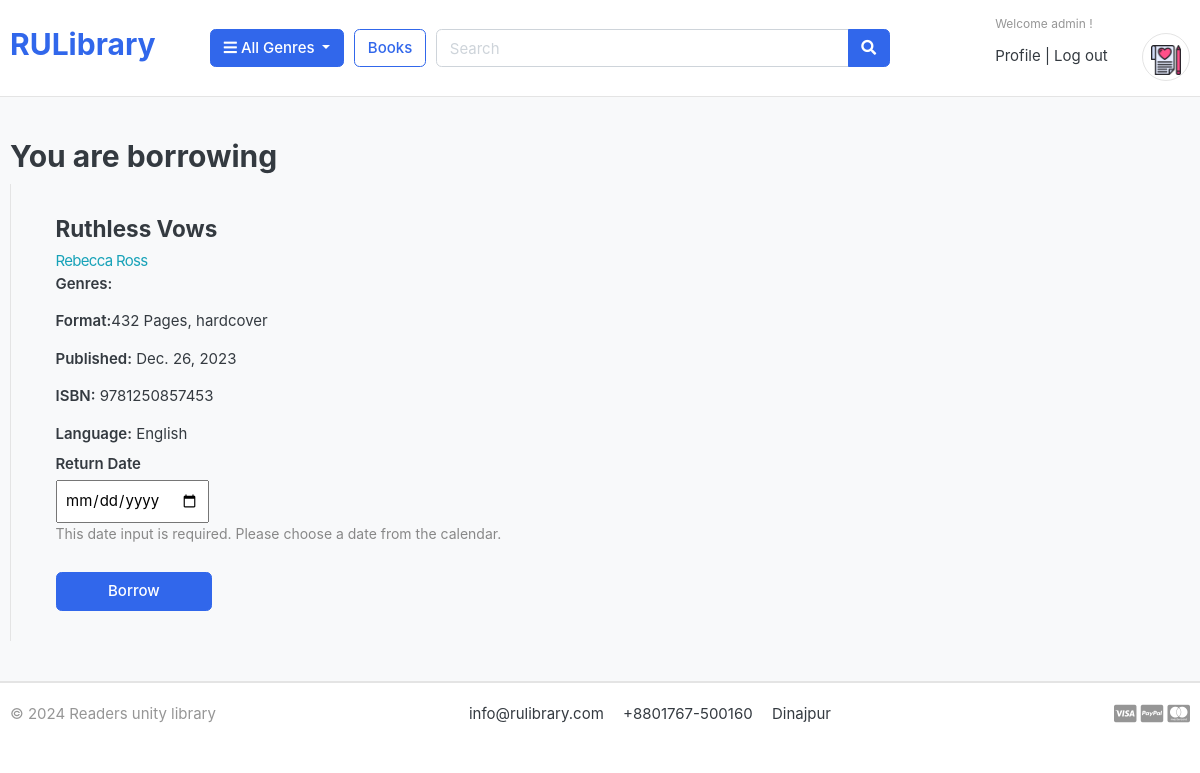
/borrow/1/ (signed in), run on the app's committed database.
### book/models.py (models this page shows, shortened)
class BookModel(models.Model):
    title=models.CharField(max_length=100)
    slug=models.SlugField(max_length=150,unique=True)
    author=models.CharField(max_length=100)
    description=models.TextField()
    image=models.ImageField(upload_to='images/books')
    isbn=models.CharField(max_length=50)
    genre=models.ManyToManyField(GenreModel)
    stock=models.IntegerField()
    availability=models.BooleanField(default=True)
    publication_date=models.DateField()
    total_page=models.IntegerField()
    cover=models.CharField(max_length=50,choices=[('paperback','Paper Back'),('hardcover','Hard Cover')])
    language=models.CharField(max_length=50)
    def __str__(self):
        return f'{self.title} - {self.author}'

### borrow/views.py (the view, shortened to what this page needs)
# urls.py: path('borrow/',include('borrow.urls')),
def borrow(request,book_id):
    if request.user.is_authenticated:
        book=BookModel.objects.get(id=book_id)
        user=request.user
        model_filter=BorrowModel.objects.filter(user=user)
        for item in model_filter:
            if item.book==book:
                return redirect('multiple_try_book')
        print('printing book',book,book.stock)
        return render(request,'borrow_confirmation.html',{'book':book})
    else:
        return redirect('guest')

### borrow/templates/borrow_confirmation.html (shortened to what this page needs)
{% extends 'base.html' %}
{% block body%}
<section class="section-content padding-y bg">
  <div class="container">
    <div>
      <h2>You are borrowing</h2>
    </div>
    <main class="col-md-6 border-left">
      <article class="content-body">
      <h4 class="title"> {{book.title}}</h4>
      <div class="price-wrap mt-2">
          <p class="text-info">{{book.author}}</p>
      </div>
      <div>
          <p>
              <span class="font-weight-bold">Genres:</span>
          </p>
          <p><span class="font-weight-bold">Format:</span><span>{{book.total_page}} Pages, </span> <span>{{book.cover}} </span></p>
          <p><span class="font-weight-bold">Published:</span> {{book.publication_date}}</p>
          <p><span class="font-weight-bold">ISBN:</span> {{book.isbn}}</p>
          <p><span class="font-weight-bold">Language:</span> {{book.language}}</p>
      </div>
      <div>
        <form action="" method='post'>
            <div class="py-2">
              <label class="font-weight-bold">Return Date</label>
              <br/>
              <input class="p-2" type="date" name="return_date" required>
              <p style="font-size: 14px; color: #888;">
                This date input is required. Please choose a date from the calendar.
              </p>
            </div>
            <div style="margin-top: 20px;">
              <div class="col-md-4 " style="padding-left:0">
                  <button type="submit" class="btn btn-primary btn-block p-2">
                    Borrow
                  </button>
              </div>
          </div>
        </form>
      </div>
      </article>
      </main>
  </div>
</section>
{% endblock%}

### templates/base.html (shortened to what this page needs)
<!DOCTYPE HTML>
{% load static %}
<html lang="en">
<head>
<link href="{% static 'css/bootstrap.css'%}" rel="stylesheet" type="text/css"/>
<link href="{% static 'fonts/fontawesome/css/all.min.css'%}" type="text/css" rel="stylesheet">
<link href="{% static 'css/ui.css'%}" rel="stylesheet" type="text/css"/>
<link href="{% static 'css/responsive.css'%}" rel="stylesheet" media="only screen and (max-width: 1200px)" />
</head>
<body>
<header class="section-header">
    <section class="header-main border-bottom">
        <div class="container">
        <div class="row align-items-center">
        <div class="col-lg-2 col-md-3 col-6">
            <a href="{% url 'home'%}" class="brand-wrap">
                <h2>RULibrary</h2>
            </a>
        </div>
        <div class="col-lg col-sm col-md col-6 flex-grow-0">
            <div class="category-wrap dropdown d-inline-block float-right">
                <button type="button" class="btn btn-primary dropdown-toggle" data-toggle="dropdown">
                    <i class="fa fa-bars"></i> All Genres
                </button>
            </div>
        </div>
        <a href="{% url 'book'%}" class="btn btn-outline-primary">Books</a>
        <div class="col-lg  col-md-6 col-sm-12 col">
            <form method='post' action="#" class="search">
                <div class="input-group w-100">
                    <input type="text" class="form-control " style="width:60%;" placeholder="Search" name='search_field' required>
                    <div class="input-group-append">
                    <button class="btn btn-primary" type="submit">
                        <i class="fa fa-search"></i>
                    </button>
                    </div>
                </div>
            </form>
        </div>
        <div class="col-lg-3 col-sm-6 col-8 order-2 order-lg-3">
                    <div class="d-flex justify-content-end mb-3 mb-lg-0">
                        <div class="widget-header">
                            <small class="title text-muted">
                                Welcome {% if request.user.is_authenticated%}
                                {{request.user.first_name}}
                                {% else %} Guest {% endif %}!
                            </small>
                            <div>
                                {% if request.user.is_authenticated%}
                                <a href="{% url 'profile' %}">Profile</a> <span class="dark-transp"> | </span>
                                <a href="{% url 'logout' %}"> Log out</a>
                                <a href="{% url 'wishlist' %}" class="widget-header pl-3 ml-3">
                                    <div class="icon icon-sm rounded-circle border">
                                        <img src="{% static 'images/icons/love-letter.png'%}" alt="wishlist" style="width: 30px;">
                                    </div>
                                </a>
                                {% else %}
                                <a href="{% url 'login' %}">Sign in</a> <span class="dark-transp"> | </span>
                                <a href="{% url 'register' %}"> Register</a>
                                {% endif %}
                            </div>
                        </div>
                    </div>
                </div>
    </div>
        </div>
    </section>
</header>
{% block body%}{% endblock %}
<footer class="section-footer border-top">
	<div class="container">
		<section class="footer-bottom border-top row">
			<div class="col-md-3">
				<p class="text-muted"> &copy 2024 Readers unity library </p>
			</div>
			<div class="col-md-7 text-md-center">
				<span  class="px-2">info@rulibrary.com</span>
				<span  class="px-2">+8801767-500160</span>
				<span  class="px-2">Dinajpur</span>
			</div>
			<div class="col-md-2 text-md-right text-muted">
				<i class="fab fa-lg fa-cc-visa"></i>
				<i class="fab fa-lg fa-cc-paypal"></i>
				<i class="fab fa-lg fa-cc-mastercard"></i>
			</div>
		</section>
	</div>
</footer>
</body>
</html>

### static/css/ui.css (style rules this page uses)
html { font-family: "Inter", sans-serif; font-size: 15px; }
.price-wrap { letter-spacing: -0.7px; }
.content-body { flex: 1 1 auto; padding: 2rem 2.3rem; }
.icon-xs, .icon-sm, .icon-md, .icon-lg { display: inline-block; text-align: center; flex-shrink: 0; flex-grow: 0; }
.icon-sm { width: 48px; height: 48px; line-height: 48px !important; font-size: 20px; }
.padding-y { padding-top: 40px; padding-bottom: 40px; }
article:after, .form-group:after { display: block; clear: both; content: ""; }
.bg { background-color: #f8f9fa; }
p:last-child { margin-bottom: 0; }
.header-main { position: relative; padding-top: 1rem; padding-bottom: 1rem; }
.widget-header { display: inline-block; vertical-align: middle; position: relative; }
.widget-header a { color: #343a40; }
.widget-header .title { display: block; }
.footer-bottom { padding-top: 20px; padding-bottom: 20px; }

### data on the page
BookModel: title "Ruthless Vows", author "Rebecca Ross", total_page "432", cover "hardcover", publication_date "Dec. 26, 2023", isbn "9781250857453", language "English"

### other printed values
{{ request.user.first_name }} "admin"
